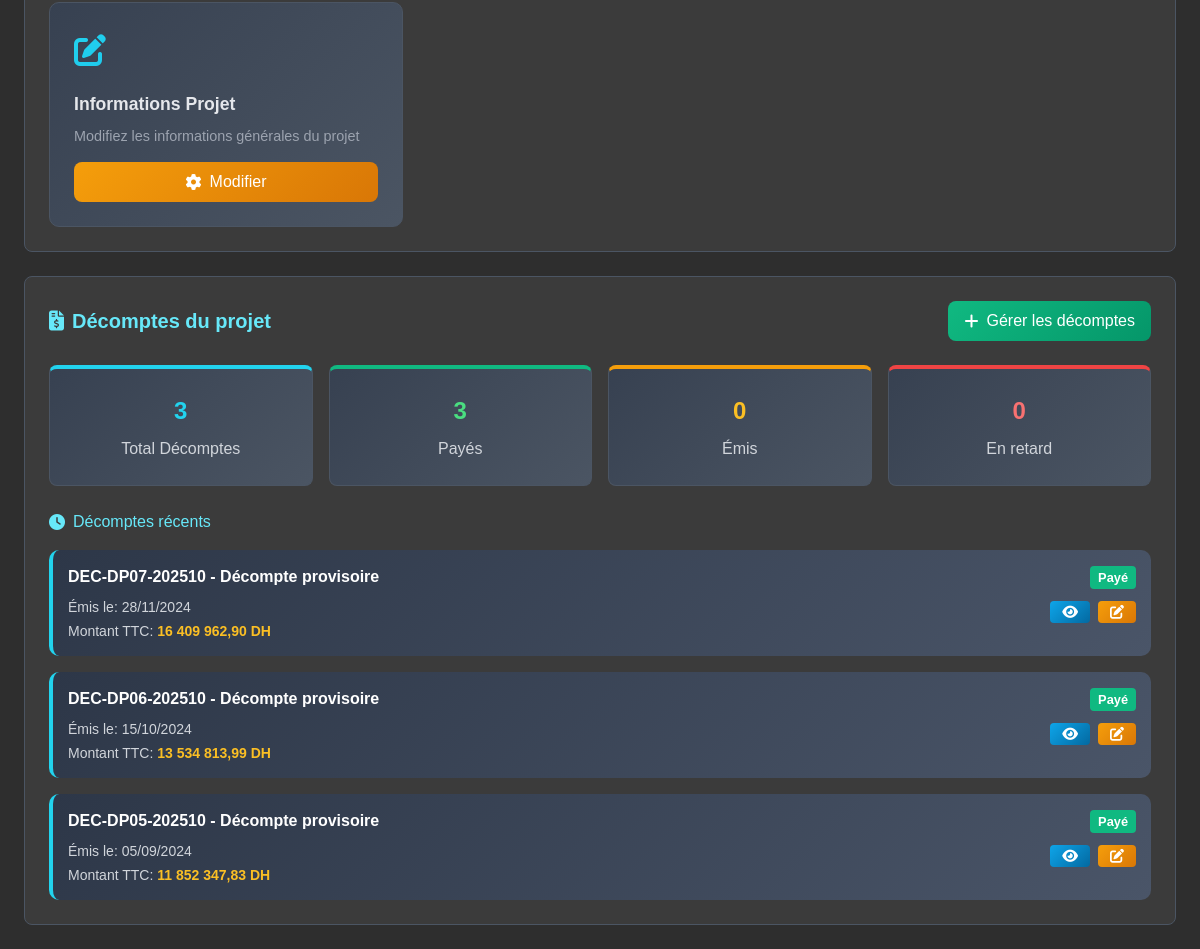
The app's page /projet/11/dashboard/ (signed in, lower part), older data.
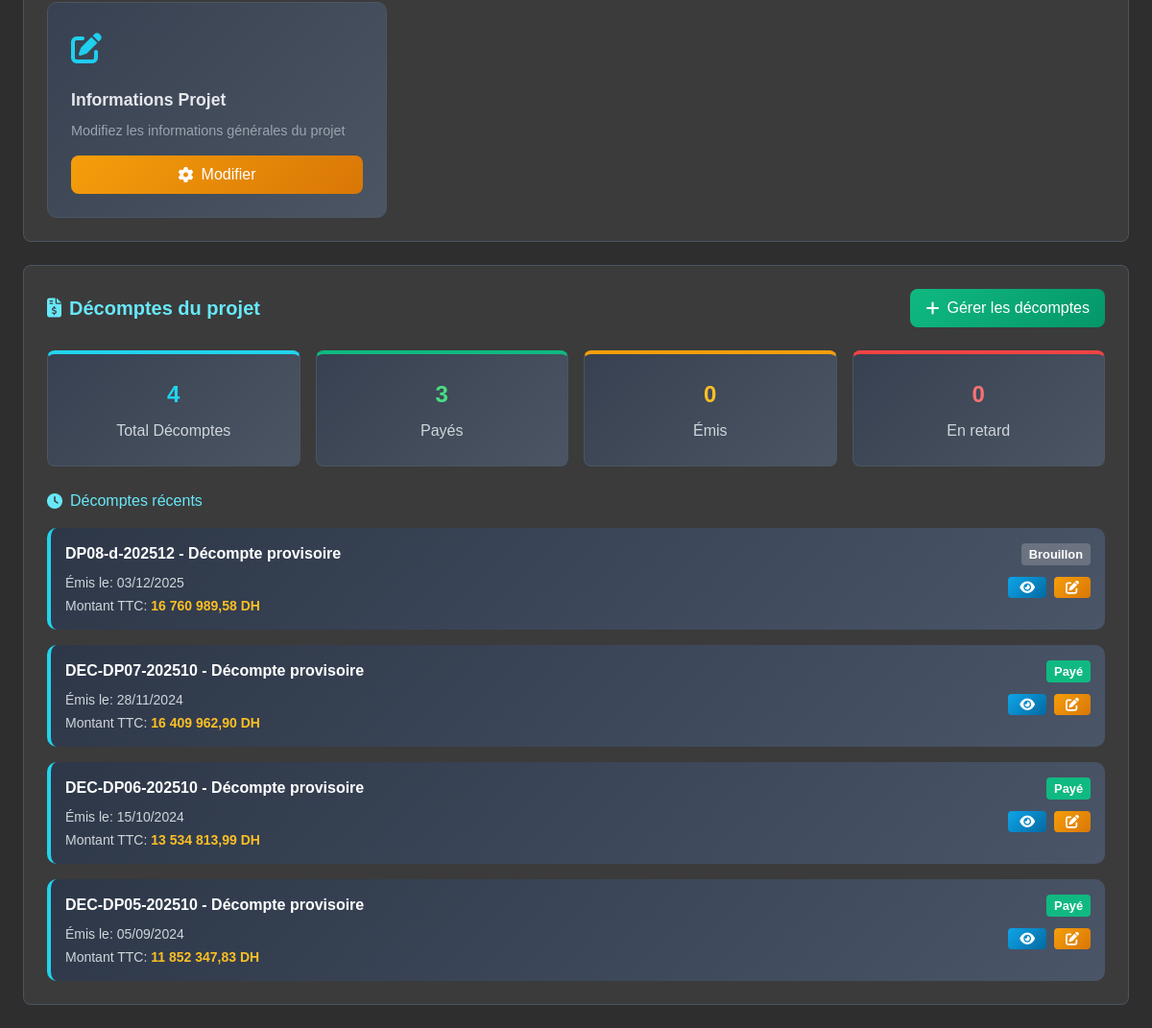
The same page, newer data.
### projets/models.py (models this page shows, shortened)
class Decompte(models.Model):
    TYPE_DECOMPTE = [
        ('PROVISOIRE', 'Décompte provisoire'),
        ('DEFINITIF', 'Décompte définitif'),
        ('SOLDE', 'Décompte de solde'),
    ]
    STATUT_DECOMPTE = [
        ('BROUILLON', 'Brouillon'),
        ('VALIDE', 'Validé'),
        ('EMIS', 'Émis'),
        ('EN_RETARD', 'En retard de paiement'),
        ('PAYE', 'Payé'),
        ('PARTIEL', 'Payé partiellement'),
    ]
    attachement = models.OneToOneField('Attachement', on_delete=models.CASCADE, related_name='decompte')
    type_decompte = models.CharField(max_length=15, choices=TYPE_DECOMPTE, default='PROVISOIRE')
    numero = models.CharField(max_length=20, verbose_name="Numéro de décompte")
    date_emission = models.DateField(verbose_name="Date d'émission")
    date_echeance = models.DateField(verbose_name="Date d'échéance", null=True, blank=True)
    statut = models.CharField(max_length=15, choices=STATUT_DECOMPTE, default='BROUILLON')
    montant_ht = models.DecimalField(max_digits=12, decimal_places=2, default=0, verbose_name="Montant HT")
    taux_tva = models.DecimalField(max_digits=5, decimal_places=2, default=20.0, verbose_name="Taux TVA (%)")
    montant_tva = models.DecimalField(max_digits=12, decimal_places=2, default=0, verbose_name="Montant TVA")
    montant_ttc = models.DecimalField(max_digits=12, decimal_places=2, default=0, verbose_name="Montant TTC")
    taux_retenue_garantie = models.DecimalField(max_digits=5, decimal_places=2, default=10.0, verbose_name="Taux retenue de garantie (%)")
    montant_retenue_garantie = models.DecimalField(max_digits=12, decimal_places=2, default=0, verbose_name="Montant retenue de garantie")
    taux_ras = models.DecimalField(max_digits=5, decimal_places=2, default=0.0, verbose_name="Taux RAS (%)")
    montant_ras = models.DecimalField(max_digits=12, decimal_places=2, default=0, verbose_name="Montant RAS")
    autres_retenues = models.DecimalField(max_digits=12, decimal_places=2, default=0, verbose_name="Autres retenues")
    montant_net_a_payer = models.DecimalField(max_digits=12, decimal_places=2, default=0, verbose_name="Montant net à payer")
    numero_bordereau = models.CharField(max_length=50, blank=True, verbose_name="Numéro de bordereau")
    date_paiement = models.DateField(null=True, blank=True, verbose_name="Date de paiement")
    observations = models.TextField(blank=True, verbose_name="Observations")
    def __init__(self, *args, **kwargs):
        super().__init__(*args, **kwargs)
        self.m_ht_situation = 0.0
    class Meta:
        verbose_name = "Décompte"
        verbose_name_plural = "Décomptes"
        ordering = ['-date_emission', '-numero']

### projets/views/views.py (the view)
# urls.py: path('projet/<int:projet_id>/dashboard/', views.dashboard_projet, name='dashboard'),
@login_required
def dashboard_projet(request, projet_id):
    projet = get_object_or_404(Projet, id=projet_id)
    lots = projet.lots.all()
    mnt = 0
    for lot in lots:
       mnt += lot.montant_total_ttc
    mnt_txt = "{:,.2f}".format(mnt).replace(",", " ") if mnt else "0.00"
    decomptes = Decompte.objects.filter(attachement__projet=projet)
    total_decomptes = decomptes.count()
    decomptes_payes = decomptes.filter(statut='PAYE').count()
    decomptes_emis = decomptes.filter(statut='EMIS').count()
    decomptes_retard = decomptes.filter(statut='EN_RETARD').count()
    decomptes_recents = decomptes.order_by('-date_emission')[:5]  # 5 plus récents
    attachements = Attachement.objects.filter(projet=projet)
    can_handler = request.user.is_superuser
    context = {
        'can_handler': can_handler,
        'projet': projet,
        'lots': lots,
        'montant_total': mnt_txt,
        'total_decomptes': total_decomptes,
        'decomptes_payes': decomptes_payes,
        'decomptes_emis': decomptes_emis,
        'decomptes_retard': decomptes_retard,
        'decomptes_recents': decomptes_recents,
        'attachements': attachements
    }
    return render(request, 'projets/dashboard.html', context)

### projets/models.py (called while the page is built)
    @property
    def montant_total_ht(self):
        total = self.lignes.aggregate(total_ht=Sum('montant_calcule'))['total_ht']
        return total if total is not None else Decimal('0.00')

    @property
    def montant_tva(self):
        return self.montant_total_ht * Decimal('0.20')

    @property
    def montant_total_ttc(self):
        return self.montant_total_ht + self.montant_tva

    @property
    def montant_formate(self):
        mnt_ht = self.montant_total_ht * Decimal('1.20')
        mnt_txt = "{:,.2f}".format(mnt_ht).replace(",", " ") if mnt_ht else "0.00"
        return mnt_txt

### projets/templatetags/formatters.py (called while the page is built)
@register.filter
def format_quantity(value):
    try:
        number = float(value)
        return f"{number:,.2f}".replace(",", " ").replace(".", ",")
    except (ValueError, TypeError):
        return "0,00"

### projets/templates/projets/dashboard.html (shortened to what the changed rows need)
<!DOCTYPE html>
<html lang="fr">
<head>
  {% load static %}
  {% load formatters %}
  <link rel="stylesheet" href="https://cdnjs.cloudflare.com/ajax/libs/font-awesome/6.4.0/css/all.min.css" />
  <script src="https://cdn.tailwindcss.com"></script>
</head>
<body class="p-4 md:p-6">
  <div class="max-w-7xl mx-auto">
    <div class="card-custom">
      <div class="grid grid-cols-2 md:grid-cols-4 gap-3 md:gap-4 mb-4 md:mb-6">
        <div class="stat-card total">
          <h4 class="text-cyan-400">{{ total_decomptes|default:0 }}</h4>
          <p class="text-gray-300 mb-0 mobile-text-xs">Total Décomptes</p>
        </div>
      </div>
      {% if decomptes_recents %}
        <div class="space-y-3 md:space-y-4">
          {% for decompte in decomptes_recents %}
            <div class="decompte-card">
              <div class="flex justify-between items-start mobile-flex-col mobile-gap-3">
                <div class="flex-1 mobile-w-full">
                  <h6 class="text-white font-semibold mb-2 mobile-text-sm">{{ decompte.numero }} - {{ decompte.get_type_decompte_display }}</h6>
                  <div class="text-xs md:text-sm text-gray-300 space-y-1">
                    <p>Émis le: {{ decompte.date_emission|date:"d/m/Y" }}</p>
                    <p>Montant TTC: <strong class="text-amber-400">{{ decompte.montant_ttc|format_quantity }} DH</strong></p>
                  </div>
                </div>
                <div class="text-right mobile-w-full mobile-text-center">
                  <span class="decompte-statut statut-{{ decompte.statut|lower }} mobile-text-xs">
                    {{ decompte.get_statut_display }}
                  </span>
                  <div class="flex gap-2 mt-3 justify-center md:justify-end">
                    <a href="{% url 'projets:detail_decompte' decompte.id %}" class="btn-info px-2 py-1 md:px-3 md:py-1 rounded text-xs md:text-sm font-medium flex items-center gap-1">
                      <i class="fas fa-eye"></i>
                    </a>
                    <a href="{% url 'projets:modifier_decompte' decompte.id %}" class="btn-warning px-2 py-1 md:px-3 md:py-1 rounded text-xs md:text-sm font-medium flex items-center gap-1">
                      <i class="fas fa-edit"></i>
                    </a>
                  </div>
                </div>
              </div>
            </div>
          {% endfor %}
        </div>
      {% endif %}
    </div>
  </div>
</body>
</html>

Row changes from the older to the newer data that the page shows:
added Decompte: numero "DP08-d-202512", type_decompte "Décompte provisoire", date_emission "03/12/2025", montant_ttc "16 760 989,58", statut "Brouillon"
Text that changed along with them:
{{ total_decomptes|default:0 }}: "3" → "4"
